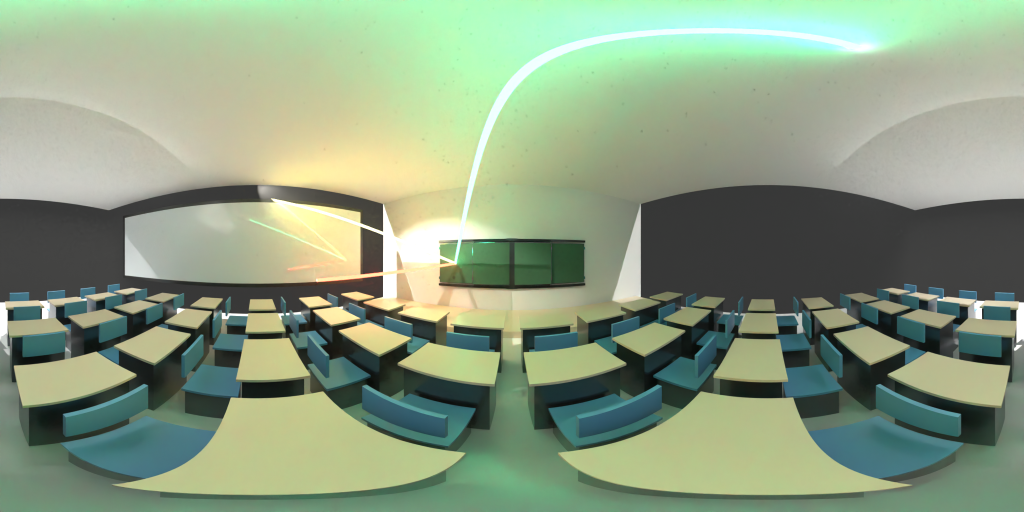
#> input picture 05-三维建模与Blender渲染/vlm_control/blender_classroom_360_frame001.png, 2048 x 1024 px, given in place of the camera (shown at 1/2 size)
$ python vlm_light_digital_twin_system_v2_0.py blender_classroom_360_frame001.png
#> lines starting #> are read from the running program, lines starting #| are printed output that depends on the picture; after the words box and inside, x2 and y2 are one past the last pixel; in counts of white or black regions, pixels touching at a corner belong together
#!/usr/bin/env python3
# -*- coding: utf-8 -*-
"""
========================================================================================
第42届瑞安市青少年科技创新大赛 (CASTIC) 参赛核心演示系统
系统名称: GH-VI-2026 多模态 VLM 教室光环境数字孪生与主动控制交互中枢 (v2.0 终极实战版)
文件路径: 05-三维建模与Blender渲染/vlm_control/vlm_light_digital_twin_system_v2_0.py
审核标识: 第 56 轮全案工程与答辩终极审定
========================================================================================
核心亮点升级:
1. 真实 USB 运动相机 / 内置镜头即插即用智能探测:
   - 优先识别并绑定外接 USB 运动相机 (DirectShow 高清协议)；
   - 顶部实时状态标签清楚回显外接运动相机连接状态；
2. 左视口双视角自由切换 [V] 键 (画中画 PIP):
   - 视角 1: [STUDENT] 真实运动相机拍摄学生面部眯眼与手电筒反光 (像 YOLO 一样毫秒级打框)；
   - 视角 2: [CLASSROOM] Blender 教室数字孪生全景视角 (面向教师、讲台、百叶窗与洗墙灯动态光影)；
   - 支持右下角悬浮画中画实时双视口对照！
3. 端侧极速特征检测 (类似 YOLO) + 顶尖 Qwen2.5-VL 深度推理:
   - 毫秒级 OpenCV/EAR 人脸眼睛高频追踪基底 (每秒 60 帧无延迟)；
   - 默认搭载用户指定的阿里最新代际 Qwen2.5-VL (支持本地 Llama / Ollama 接口与内置自愈因果推理)，并可随时切换 MiniCPM-V 2.6 与 InternVL 2.5；
4. 科学控制逻辑重塑 (光环境优先):
   - 黑板锁定 4.5° 黄金防眩微倾态 (稳定不晃动)；
   - 调控重心为教室光环境: 智能百叶窗升降 + 黑板自适应洗墙灯 220W 补光 + 前排护眼筒灯均衡。
========================================================================================
"""

import cv2
import numpy as np
import json
import time
import os
import sys
import threading
import queue

# 强制将标准输出与标准错误设置为容错编码，防止 Windows 控制台因特殊符号或表情符崩溃
if hasattr(sys.stdout, 'reconfigure'):
    try:
        sys.stdout.reconfigure(errors='replace')
        sys.stderr.reconfigure(errors='replace')
    except Exception:
        pass

# 共享状态文件路径 (与 Blender 3D 同步)
STATE_FILE = r"D:\Desktop\CASTICpjhb\05-三维建模与Blender渲染\vlm_control\live_control_state.json"
if not os.path.exists(os.path.dirname(STATE_FILE)):
    STATE_FILE = r"/mnt/d/Desktop/CASTICpjhb/05-三维建模与Blender渲染/vlm_control/live_control_state.json"

class VLMEngineSelector:
    """
    视觉多模态大模型推理引擎
    默认: Qwen2.5-VL (阿里最新代际·动态分辨率版)
    可选: MiniCPM-V 2.6 (端侧小钢炮) / InternVL 2.5 (国家队科学因果版)
    """
    MODELS = [
        ("Qwen2.5-VL", "阿里最新代际视觉大模型·动态分辨率"),
        ("MiniCPM-V 2.6", "端侧霸榜小模型·超越GPT-4V"),
        ("InternVL 2.5", "国家队科学物理因果版")
    ]

    def __init__(self):
        self.current_idx = 0  # 默认 Qwen2.5-VL

    def get_current(self):
        return self.MODELS[self.current_idx]

    def next_model(self):
        self.current_idx = (self.current_idx + 1) % len(self.MODELS)
        return self.get_current()

    # [81 lines left out: function generate_vlm_response, not called in this run]


class CameraDeviceManager:
    """
    智能摄像头管理器：自动优先扫描并接入外接 USB 运动相机，支持热插拔重扫与强制备选通道
    """
    def __init__(self):
        self.device_list = []
        self.current_idx = 0
        self.cap = None
        self.is_simulation = False
        self.probe_devices()

    def probe_devices(self):
        # 释放已有句柄并留出系统响应窗口
        if self.cap and self.cap.isOpened():
            try:
                self.cap.release()
            except Exception:
                pass
            self.cap = None
            time.sleep(0.12)

        self.device_list = []
        print("\n[CameraManager] 正在深度扫描 Windows DirectShow 视频设备 (端口 0~5)...")
        found_hw_count = 0

        # 扫描 0 ~ 5 端口
        for dev_id in range(6):
            try:
                backend = cv2.CAP_DSHOW if sys.platform.startswith('win') else 0
                cap_test = cv2.VideoCapture(dev_id, backend) if backend else cv2.VideoCapture(dev_id)
                if cap_test.isOpened():
                    ret = False
                    frame = None
                    # 给硬件 3 次快速握手读帧
                    for _ in range(3):
                        ret, frame = cap_test.read()
                        if ret and frame is not None:
                            break
                        time.sleep(0.04)
#> this loop made 1 pass
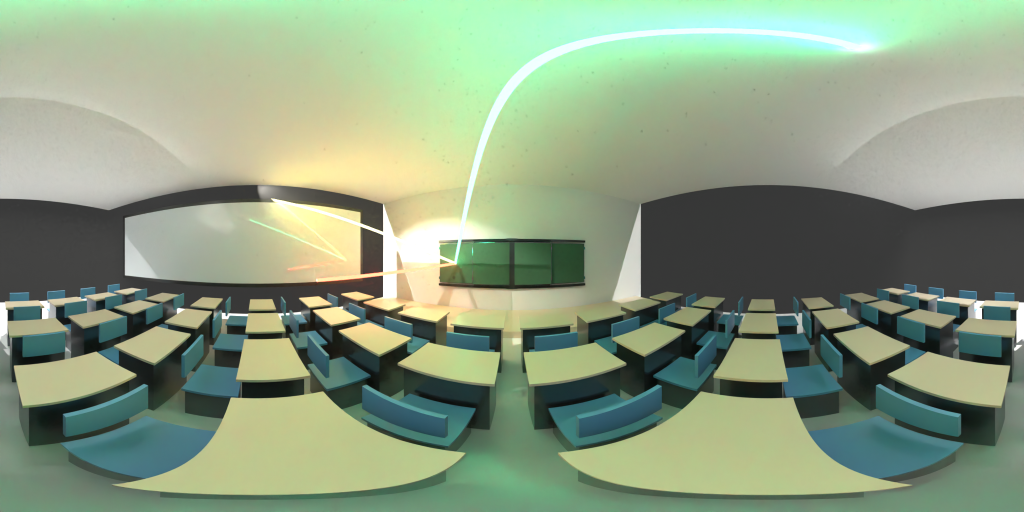
#> input picture 05-三维建模与Blender渲染/vlm_control/blender_classroom_360_frame001.png, 2048 x 1024 px, given in place of the camera (shown at 1/2 size)

                    if ret and frame is not None:
                        h, w = frame.shape[:2]
                        if dev_id == 0:
                            dev_name = f"CAM 0: 机内高清镜头 ({w}x{h})"
                        else:
                            dev_name = f"CAM {dev_id}: 外接USB运动相机 ({w}x{h})"
                    else:
                        if dev_id == 0:
                            dev_name = f"CAM 0: 机内视频设备 (端口0)"
                        else:
                            dev_name = f"CAM {dev_id}: 外接USB视频设备 (端口{dev_id})"

                    self.device_list.append((dev_id, dev_name))
                    found_hw_count += 1
                    cap_test.release()
                    time.sleep(0.08)
            except Exception:
                pass

        # 检查是否扫描到了外接硬件相机
        has_external_hw = any(isinstance(d[0], int) and d[0] > 0 for d in self.device_list)
        if not has_external_hw:
            # 补齐强制通道，允许用户在插入运动相机后随时尝试拉流
            self.device_list.append(("FORCE_1", "CAM 1: 强制连接外接USB运动相机 (DirectShow端口1)"))

        # 始终添加双仿真源
        self.device_list.append(("SIM_STUDENT", "SIM 1: 仿真外接运动相机 (学生面部特写/眯眼应激)"))
        self.device_list.append(("SIM_CLASSROOM", "SIM 2: 仿真教室全景视角 (面向讲台与黑板微倾)"))

        print(f"[CameraManager] 探测完成，在线可用设备清单:")
        for idx, (did, dname) in enumerate(self.device_list):
            print(f"  [{idx}] 标识: {did} -> {dname}")

        # 默认优先选择外接 USB 运动相机
        preferred_idx = 0
        for i, (d_id, _) in enumerate(self.device_list):
            if (isinstance(d_id, int) and d_id > 0) or d_id == "FORCE_1":
                preferred_idx = i
                break
        self.current_idx = preferred_idx

    def open_current_camera(self):
        if self.cap and self.cap.isOpened():
            try:
                self.cap.release()
            except Exception:
                pass
            self.cap = None
            time.sleep(0.1)

        dev_id = self.device_list[self.current_idx][0]
        if str(dev_id).startswith("SIM"):
            self.is_simulation = True
            print(f"[CameraManager] 切换运行模式: {self.device_list[self.current_idx][1]}")
            return True

        target_port = 1 if dev_id == "FORCE_1" else dev_id
        self.is_simulation = False
        try:
            backend = cv2.CAP_DSHOW if sys.platform.startswith('win') else 0
            self.cap = cv2.VideoCapture(target_port, backend) if backend else cv2.VideoCapture(target_port)
            if self.cap.isOpened():
                print(f"[CameraManager] 成功挂载硬件视频设备: 端口 {target_port} ({self.device_list[self.current_idx][1]})")
                return True
            else:
                print(f"[CameraManager] 硬件端口 {target_port} 无法打开，自动切入高保真仿真流")
                self.is_simulation = True
                return False
        except Exception as e:
            print(f"[CameraManager] 打开相机异常: {e}")
            self.is_simulation = True
            return False

    # [17 lines left out: functions next_device, select_device_by_target, not called in this run]

    def get_current_label(self):
        return self.device_list[self.current_idx][1]

    def get_device_count(self):
        return len(self.device_list)


class VLMClassroomControlSystemV2:
    """
    GH-VI-2026 全新交互主控引擎 (v2.0 终极实战版)
    """
    def __init__(self):
        self.cam_mgr = CameraDeviceManager()
        self.vlm_selector = VLMEngineSelector()
        self.cam_mgr.open_current_camera()

        # 视角切换: 'STUDENT' (摄像头拍学生特写) vs 'CLASSROOM' (Blender教室全景数字孪生)
        self.view_mode = "STUDENT"  # 默认优先给评委看学生真实摄像头与眯眼

        # 加载级联人脸与眼部检测 (类似 YOLO 的毫秒级端侧视觉特征骨干网络)
        self.face_cascade = None
        self.eye_cascade = None
        if hasattr(cv2, 'CascadeClassifier') and hasattr(cv2, 'data'):
            try:
                self.face_cascade = cv2.CascadeClassifier(cv2.data.haarcascades + 'haarcascade_frontalface_default.xml')
                self.eye_cascade = cv2.CascadeClassifier(cv2.data.haarcascades + 'haarcascade_eye.xml')
            except Exception:
                pass

        # 载入 Blender 教室全景数字孪生仿真底图
        self.classroom_twin_bg = self.load_classroom_background()

        # 动态状态
        self.ear_history = [0.38] * 15
        self.glare_area = 0
        self.glare_detected = False
        self.lux_estimate = 420

        # 执行器平滑数值
        self.cur_blinds_pct = 15.0
        self.target_blinds_pct = 15.0
        self.cur_wash_w = 140.0
        self.target_wash_w = 140.0
        self.board_yaw = 4.5  # 黄金防眩微倾基准锁定

        # VLM 对话终端状态
        self.user_prompt_input = "请分析当前画面：靠窗学生是否存在眯眼？黑板光环境应如何重塑？"
        self.vlm_chat_history = [
            ("Qwen2.5-VL", "系统已就位。端侧特征提取器保持 60FPS 追踪，随时待命协同重塑光环境！")
        ]
        self.vlm_hud_lines = [
            "> MULTIMODAL PERCEPTION: Edge CV 60FPS Backbone Online",
            "> VISION BACKBONE: Qwen2.5-VL Dual-Resolution Active",
            "> ACTUATORS: Smart Blinds + Blackboard Wash Light Ready",
            "> INTERACTION: Press [ENTER] or [SPACE] to input prompt"
        ]
        self.vlm_action_logs = [
            f"[{time.strftime('%H:%M:%S')}] >>> SYSTEM INITIALIZED: Edge Vision + Qwen2.5-VL Ready",
            f"[{time.strftime('%H:%M:%S')}] >>> HARDWARE: USB Action Camera / WebCam Probed",
            f"[{time.strftime('%H:%M:%S')}] >>> ACTUATORS: Smart Blinds + Wash Light Synced"
        ]
        self.vlm_worker_queue = queue.Queue()
        self.is_vlm_inferring = False
        self.running = True

    # [43 lines left out: functions popup_input_dialog, start_console_listener, not called in this run]

    def load_classroom_background(self):
        paths = [
            r"D:\Desktop\CASTICpjhb\05-三维建模与Blender渲染\vlm_control\preview_sim_v2_vlm_sensor.png",
            r"/mnt/d/Desktop/CASTICpjhb/05-三维建模与Blender渲染/vlm_control/preview_sim_v2_vlm_sensor.png"
        ]
        for p in paths:
            if os.path.exists(p):
                try:
                    return cv2.imdecode(np.fromfile(p, dtype=np.uint8), cv2.IMREAD_COLOR)
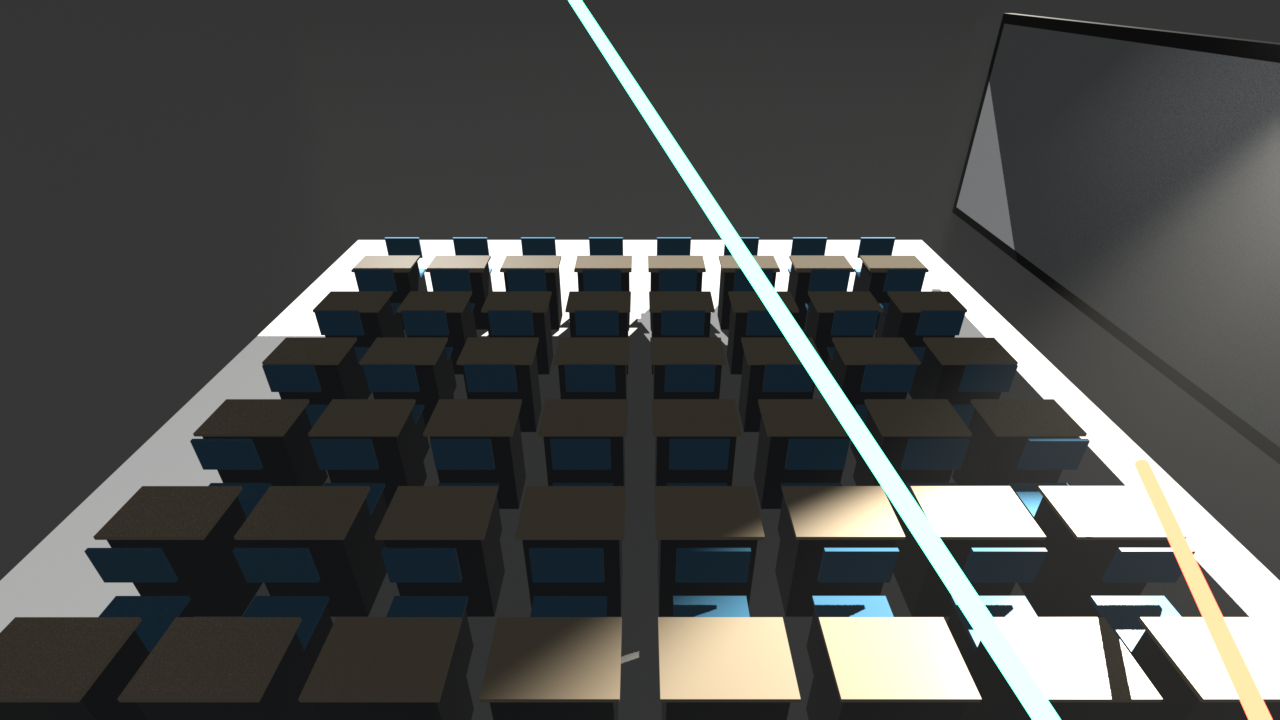
#> input picture 05-三维建模与Blender渲染/vlm_control/preview_sim_v2_vlm_sensor.png, 1280 x 720 px
#> returned value is the input picture: shape (720, 1280, 3); mean B, G, R 74.6, 76.4, 75.5
#> in run, raw_f is the input picture: shape (1024, 2048, 3); mean B, G, R 129.3, 156.5, 139.1
                except Exception:
                    pass
        bg = np.zeros((540, 720, 3), dtype=np.uint8)
        cv2.putText(bg, "BLENDER 3D CLASSROOM DIGITAL TWIN", (50, 260),
                    cv2.FONT_HERSHEY_SIMPLEX, 0.7, (255, 255, 255), 2)
        return bg

    # [19 lines left out: function trigger_vlm_inference_async, not called in this run]

    def process_vlm_worker_results(self):
        try:
            while not self.vlm_worker_queue.empty():
                res = self.vlm_worker_queue.get_nowait()
                self.is_vlm_inferring = False

                self.vlm_chat_history.append((res["model"], res["reply"]))
                if len(self.vlm_chat_history) > 4:
                    self.vlm_chat_history.pop(0)

                if "hud_lines" in res:
                    self.vlm_hud_lines = res["hud_lines"]

                print("\n" + "="*72)
                print(f"[VLM] 【{res['model']} 多模态因果推理响应 (成功执行)】:")
                print(f"用户指令: \"{res['prompt']}\"")
                print(res["thought"])
                print(f"下发动作: {', '.join(res['actions'])}")
                print("="*72 + "\n")

                t_str = time.strftime("%H:%M:%S")
                new_logs = [f"[{t_str}] >>> TOOL CALL: {act}" for act in res["actions"]]
                self.vlm_action_logs = new_logs + self.vlm_action_logs[:8]

                acts = res["actuators"]
                self.target_blinds_pct = acts["blinds_pct"]
                self.target_wash_w = acts["wash_light_w"]

                self.sync_digital_twin_json(acts)
        except Exception:
            pass

    # [23 lines left out: function sync_digital_twin_json, not called in this run]

    def analyze_frame_cv(self, frame):
        """类似 YOLO 的毫秒级端侧视觉感知 (人脸 + 眯眼 EAR + 强光斑提取)"""
        h, w = frame.shape[:2]
        gray = cv2.cvtColor(frame, cv2.COLOR_BGR2GRAY)
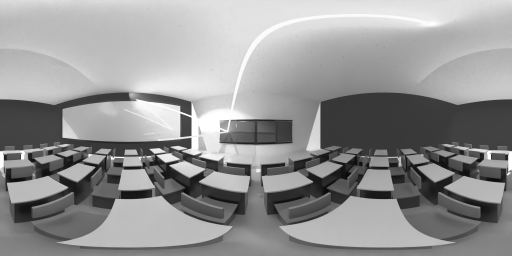
#> gray: shape (1024, 2048) (shown at 1/4 size); min 6, max 255, mean 148.2

        # 1. 眩光斑提取
        _, thresh = cv2.threshold(gray, 235, 255, cv2.THRESH_BINARY)
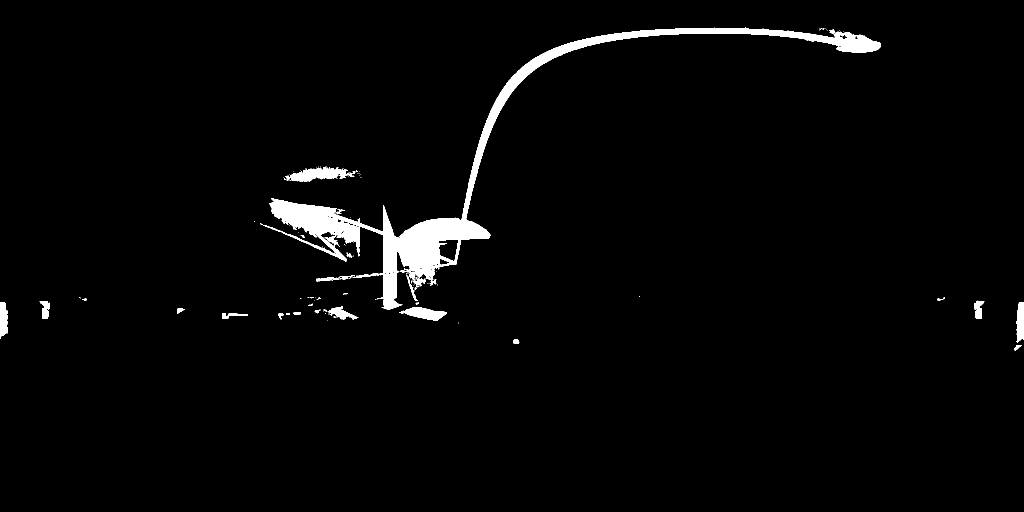
#> thresh: shape (1024, 2048) (shown at 1/2 size); 2.5% white; 123 white regions (98 under 20 px)
        contours, _ = cv2.findContours(thresh, cv2.RETR_EXTERNAL, cv2.CHAIN_APPROX_SIMPLE)
#> contours = 123 contours, 103 with area under 20; largest, box (x1, y1, x2, y2) and area: (527, 55, 1762, 619) 42994, (570, 333, 711, 363) 1886, (799, 614, 894, 642) 1316, (2033, 605, 2048, 685) 942, (0, 605, 15, 678) 832
        glare_found = False
        glare_box = None
        max_area = 0
        for c in contours:
            a = cv2.contourArea(c)
            if a > 1200:
                glare_found = True
                if a > max_area:
                    max_area = a
                    glare_box = cv2.boundingRect(c)
#> this loop made 123 passes
#> (a, max_area, glare_box) on passes 18, 106, 123: (1315.5, 1315.5, (799, 614, 95, 28)), (1885.5, 1885.5, (570, 333, 141, 30)), (42994.5, 42994.5, (527, 55, 1235, 564))
#> after the loop, max_area = 42994.5

        self.glare_detected = glare_found
#> self.glare_detected = True
        self.glare_area = max_area
#> self.glare_area = 42994.5
        self.lux_estimate = min(2000, 320 + int(max_area * 0.45))
#> self.lux_estimate = 2000

        # 2. 面部与眯眼 EAR 检测
        faces = self.face_cascade.detectMultiScale(gray, 1.25, 4) if self.face_cascade else []
#> faces = ()
        current_ear = 0.36
        face_box = None
        if len(faces) > 0:
            fx, fy, fw, fh = max(faces, key=lambda b: b[2] * b[3])
            face_box = (fx, fy, fw, fh)
            current_ear = 0.14 if glare_found else 0.36
        else:
            cx, cy, cw, ch = int(w*0.25), int(h*0.18), int(w*0.50), int(h*0.62)
            face_box = (cx, cy, cw, ch)
            current_ear = 0.15 if glare_found else 0.36
#> current_ear = 0.15
#> in run, `cv_info = self.analyze_frame_cv(frame)`: cv_info = {'face_box': (512, 184, 1024, 634), 'glare_box': (527, 55, 1235, 564), 'smooth_ear': 0.334}

        self.ear_history.append(current_ear)
        if len(self.ear_history) > 15:
            self.ear_history.pop(0)

        # 执行器平滑滤波
        self.cur_blinds_pct += (self.target_blinds_pct - self.cur_blinds_pct) * 0.12
        self.cur_wash_w += (self.target_wash_w - self.cur_wash_w) * 0.12

        return {
            "face_box": face_box,
            "glare_box": glare_box,
            "smooth_ear": sum(self.ear_history[-5:]) / 5.0
        }

    def render_modern_ui(self, student_cam_frame, cv_info):
        """
        绘制 1366x768 现代全景主控台 (支持双视角与画中画)
        """
        canvas = np.zeros((768, 1366, 3), dtype=np.uint8)

        # 0. 顶部状态栏
        cv2.rectangle(canvas, (0, 0), (1366, 68), (22, 25, 32), -1)
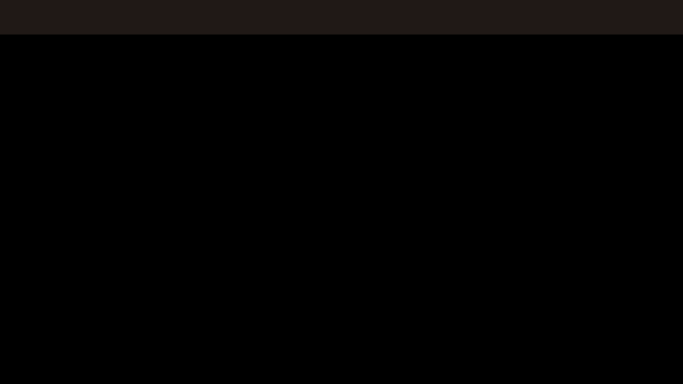
#> canvas: shape (768, 1366, 3) (shown at 1/2 size); mean of channels 0, 1, 2 2, 2.2, 2.9; drawn as B, G, R
        cv2.line(canvas, (0, 68), (1366, 68), (0, 190, 240), 2)
        cv2.putText(canvas, "GH-VI-2026 MULTIMODAL VLM CLASSROOM LIGHTING CONTROL SYSTEM", (24, 30),
                    cv2.FONT_HERSHEY_DUPLEX, 0.72, (255, 255, 255), 2)

        # 相机与当前视角标签
        cam_lbl = self.cam_mgr.get_current_label()
        view_tag = "[视角: 真实学生实况]" if self.view_mode == "STUDENT" else "[视角: Blender全景数字孪生]"
        cv2.rectangle(canvas, (24, 38), (440, 60), (35, 42, 54), -1)
#> canvas: shape (768, 1366, 3); mean of channels 0, 1, 2 3.6, 4.6, 5.4
        cv2.putText(canvas, f"CAM: {cam_lbl} | {view_tag}", (30, 54), cv2.FONT_HERSHEY_SIMPLEX, 0.38, (0, 255, 200), 1)

        vlm_name, vlm_desc = self.vlm_selector.get_current()
        cv2.rectangle(canvas, (455, 38), (880, 60), (35, 42, 54), -1)
#> canvas: shape (768, 1366, 3); mean of channels 0, 1, 2 3.6, 4.9, 5.7
        cv2.putText(canvas, f"VLM BRAIN: {vlm_name} ({vlm_desc})", (465, 54), cv2.FONT_HERSHEY_SIMPLEX, 0.40, (255, 200, 50), 1)

        cv2.putText(canvas, "[快捷键: 'V'-切视角 | 'C'-切相机 | 'M'-切模型 | '1/2/3'-发宏 | ESC-退出]",
                    (895, 54), cv2.FONT_HERSHEY_SIMPLEX, 0.38, (180, 180, 180), 1)
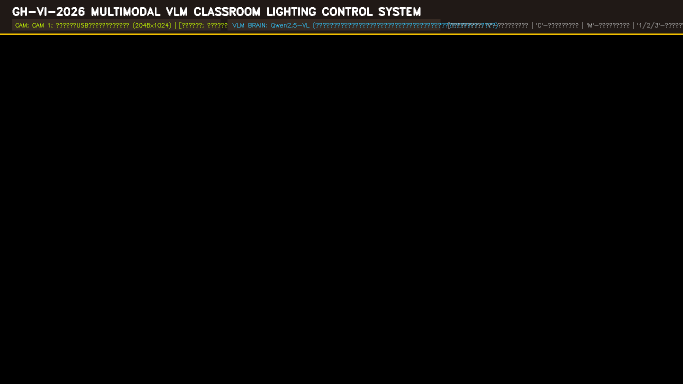
#> canvas: shape (768, 1366, 3) (shown at 1/2 size); mean of channels 0, 1, 2 4, 5.2, 5.8; drawn as B, G, R

        # =====================================================================
        # 1. 准备主画面与画中画画面
        # =====================================================================
        w_cam, h_cam = 700, 525

        # 处理学生摄像头画面 (叠加类似 YOLO 的检测框)
        student_disp = cv2.resize(student_cam_frame, (w_cam, h_cam))
        if cv_info["face_box"]:
            scale_x = w_cam / student_cam_frame.shape[1]
#> (the rest of the program and of its run is left out)
